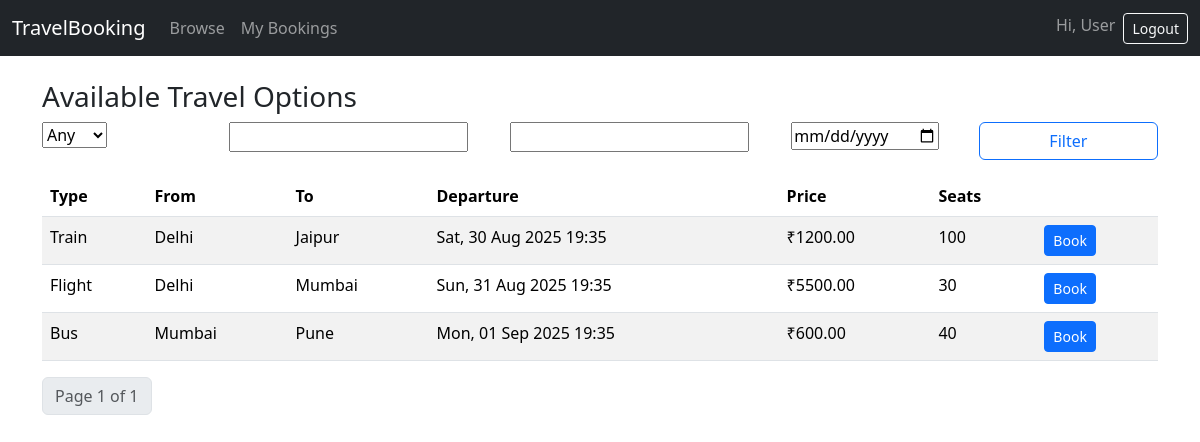
/travels/ (signed in), run on the app's committed database.
### booking/models.py (models this page shows, shortened)
class TravelOption(models.Model):
    TRAVEL_TYPES = (('Flight','Flight'),('Train','Train'),('Bus','Bus'))
    travel_id = models.AutoField(primary_key=True)
    type = models.CharField(max_length=20, choices=TRAVEL_TYPES)
    source = models.CharField(max_length=100)
    destination = models.CharField(max_length=100)
    date_time = models.DateTimeField()
    price = models.DecimalField(max_digits=10, decimal_places=2)
    available_seats = models.PositiveIntegerField()

### booking/views.py (the view, shortened to what this page needs)
# urls.py: path('travels/', views.list_travel_options, name='list_travel_options'),
@login_required
def list_travel_options(request):
    form = FilterForm(request.GET or None)
    qs = TravelOption.objects.all().order_by('date_time')
    paginator = Paginator(qs, 6)
    page_number = request.GET.get('page')
    page_obj = paginator.get_page(page_number)
    return render(request, 'list_travel_options.html', {'page_obj': page_obj, 'form': form})

### booking/forms.py
class FilterForm(forms.Form):
    TYPE_CHOICES = [('', 'Any'), ('Flight','Flight'), ('Train','Train'), ('Bus','Bus')]
    type = forms.ChoiceField(choices=TYPE_CHOICES, required=False)
    source = forms.CharField(required=False)
    destination = forms.CharField(required=False)
    date = forms.DateField(required=False, widget=forms.DateInput(attrs={'type':'date'}))

### booking/templates/list_travel_options.html (shortened to what this page needs)
{% extends 'base.html' %}
{% block content %}
<h3>Available Travel Options</h3>
<form method="get" class="row g-2 position-relative mb-3">
  <div class="col-md-2">{{ form.type }}</div>
  <div class="col-md-3">{{ form.source }}</div>
  <div class="col-md-3 position-relative">
    {{ form.destination }}
  </div>
  <div class="col-md-2">{{ form.date }}</div>
  <div class="col-md-2"><button class="btn btn-outline-primary w-100">Filter</button></div>
</form>
<table class="table table-striped">
  <thead><tr><th>Type</th><th>From</th><th>To</th><th>Departure</th><th>Price</th><th>Seats</th><th></th></tr></thead>
  <tbody>
    {% for t in page_obj %}
      <tr>
        <td>{{ t.type }}</td>
        <td>{{ t.source }}</td>
        <td>{{ t.destination }}</td>
        <td>{{ t.date_time|date:"D, d M Y H:i" }}</td>
        <td>₹{{ t.price }}</td>
        <td>{{ t.available_seats }}</td>
        <td><a class="btn btn-sm btn-primary" href="{% url 'book_travel' t.travel_id %}">Book</a></td>
      </tr>
    {% empty %}
      <tr><td colspan="7" class="text-center">No options found.</td></tr>
    {% endfor %}
  </tbody>
</table>
<nav aria-label="Page navigation">
  <ul class="pagination">
    <li class="page-item disabled"><span class="page-link">Page {{page_obj.number}} of {{page_obj.paginator.num_pages}}</span></li>
  </ul>
</nav>
{% endblock %}

### booking/templates/base.html (shortened to what this page needs)
<!doctype html>
<html lang="en">
<head>
  <link href="https://cdn.jsdelivr.net/npm/bootstrap@5.3.3/dist/css/bootstrap.min.css" rel="stylesheet">
</head>
<body>
<nav class="navbar navbar-expand-lg navbar-dark bg-dark">
  <div class="container-fluid">
    <a class="navbar-brand" href="/travels/">TravelBooking</a>
    <div class="collapse navbar-collapse">
      <ul class="navbar-nav me-auto">
        <li class="nav-item"><a class="nav-link" href="/travels/">Browse</a></li>
        {% if user.is_authenticated %}<li class="nav-item"><a class="nav-link" href="/bookings/">My Bookings</a></li>{% endif %}
      </ul>
      <ul class="navbar-nav ms-auto">
        {% if user.is_authenticated %}
          <li class="nav-item"><span class="navbar-text me-2">Hi, {{ user.username }}</span></li>
          <li class="nav-item"><a class="btn btn-outline-light btn-sm" href="/accounts/logout/">Logout</a></li>
        {% else %}
          <li class="nav-item"><a class="btn btn-outline-light btn-sm me-2" href="/signup/">Sign up</a></li>
          <li class="nav-item"><a class="btn btn-warning btn-sm" href="/accounts/login/">Login</a></li>
        {% endif %}
      </ul>
    </div>
  </div>
</nav>
<div class="container py-4">
  {% block content %}{% endblock %}
</div>
</body>
</html>

### data on the page
TravelOption: type "Train", source "Delhi", destination "Jaipur", date_time "Sat, 30 Aug 2025 19:35", price "1200.00", available_seats "100"
TravelOption: type "Flight", source "Delhi", destination "Mumbai", date_time "Sun, 31 Aug 2025 19:35", price "5500.00", available_seats "30"
TravelOption: type "Bus", source "Mumbai", destination "Pune", date_time "Mon, 01 Sep 2025 19:35", price "600.00", available_seats "40"

### other printed values
{{ user.username }} "User"
{{ page_obj.number }} "1"
{{ page_obj.paginator.num_pages }} "1"
